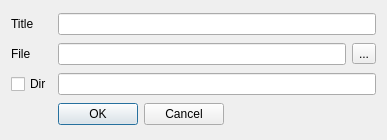
<?xml version="1.0" encoding="UTF-8"?>
<ui version="4.0">
 <class>ExistItemDlg</class>
 <widget class="QDialog" name="ExistItemDlg">
  <property name="geometry">
   <rect>
    <x>0</x>
    <y>0</y>
    <width>387</width>
    <height>140</height>
   </rect>
  </property>
  <property name="windowTitle">
   <string>New Item</string>
  </property>
  <layout class="QGridLayout" name="gridLayout">
   <item row="2" column="0">
    <widget class="QCheckBox" name="checkDir">
     <property name="sizePolicy">
      <sizepolicy hsizetype="Fixed" vsizetype="Fixed">
       <horstretch>0</horstretch>
       <verstretch>0</verstretch>
      </sizepolicy>
     </property>
     <property name="text">
      <string>Dir</string>
     </property>
    </widget>
   </item>
   <item row="3" column="1">
    <widget class="QPushButton" name="pushOk">
     <property name="sizePolicy">
      <sizepolicy hsizetype="Fixed" vsizetype="Fixed">
       <horstretch>0</horstretch>
       <verstretch>0</verstretch>
      </sizepolicy>
     </property>
     <property name="text">
      <string>OK</string>
     </property>
    </widget>
   </item>
   <item row="1" column="0">
    <widget class="QLabel" name="label_2">
     <property name="sizePolicy">
      <sizepolicy hsizetype="Fixed" vsizetype="Preferred">
       <horstretch>0</horstretch>
       <verstretch>0</verstretch>
      </sizepolicy>
     </property>
     <property name="text">
      <string>File</string>
     </property>
    </widget>
   </item>
   <item row="2" column="1" colspan="3">
    <widget class="QLineEdit" name="lineDir"/>
   </item>
   <item row="1" column="3">
    <widget class="QToolButton" name="toolButton">
     <property name="text">
      <string>...</string>
     </property>
    </widget>
   </item>
   <item row="1" column="1" colspan="2">
    <widget class="QLineEdit" name="lineFile"/>
   </item>
   <item row="0" column="0">
    <widget class="QLabel" name="label">
     <property name="sizePolicy">
      <sizepolicy hsizetype="Fixed" vsizetype="Preferred">
       <horstretch>0</horstretch>
       <verstretch>0</verstretch>
      </sizepolicy>
     </property>
     <property name="text">
      <string>Title</string>
     </property>
    </widget>
   </item>
   <item row="0" column="1" colspan="3">
    <widget class="QLineEdit" name="lineTitle"/>
   </item>
   <item row="3" column="2" colspan="2">
    <widget class="QPushButton" name="pushCancel">
     <property name="sizePolicy">
      <sizepolicy hsizetype="Fixed" vsizetype="Fixed">
       <horstretch>0</horstretch>
       <verstretch>0</verstretch>
      </sizepolicy>
     </property>
     <property name="text">
      <string>Cancel</string>
     </property>
    </widget>
   </item>
  </layout>
 </widget>
 <layoutdefault spacing="6" margin="11"/>
 <resources/>
 <connections/>
</ui>
